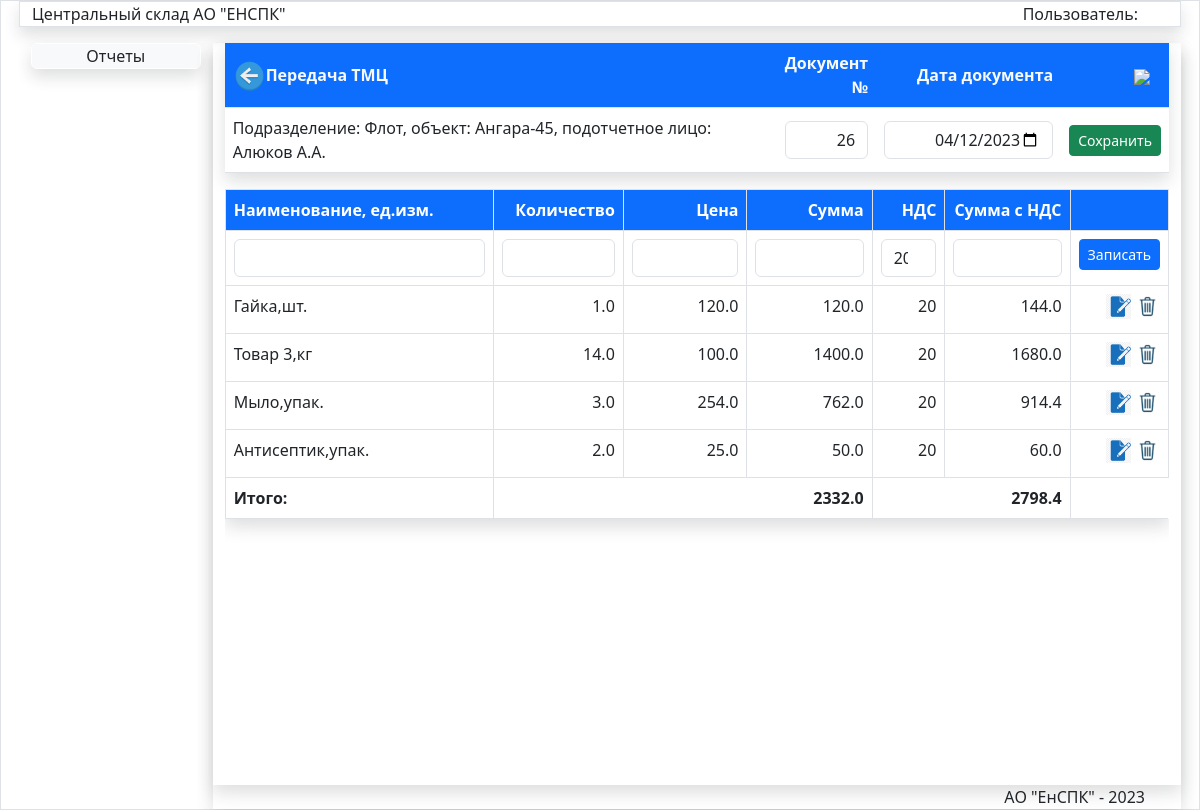
/AddStringMove/424, run on the app's committed database.
### store/models.py (models this page shows, shortened)
class Jurnal(models.Model):
    oper=models.IntegerField(verbose_name="Код операции")
    nomerdoc=models.CharField(max_length=50,verbose_name='Номер документа')
    datadoc=models.DateTimeField(verbose_name='Дата документа')
    postav=models.ForeignKey(Postav,verbose_name='Поставщик',on_delete=models.PROTECT)
    obct=models.ForeignKey(Obct,verbose_name='Объект',on_delete=models.PROTECT)
    podraz=models.ForeignKey(Podraz,verbose_name='Подразделение',on_delete=models.PROTECT)
    fio=models.ForeignKey(Fio,verbose_name='Подотчет',on_delete=models.PROTECT)
    spis=models.ForeignKey(Spis,blank=True,null=True,verbose_name='Причина списания',on_delete=models.PROTECT)
    summa=models.FloatField(verbose_name='Сумма',default=0)
    nds=models.IntegerField(verbose_name='НДС',default=20)
    summawithnds=models.FloatField(verbose_name='Сумма с НДС',default=0)
    updated_at = models.DateTimeField(auto_now=True, verbose_name='Создан')
    created_at = models.DateTimeField(auto_now_add=True, verbose_name='Обновлен')
    class Meta:
        verbose_name = 'Документ'
        verbose_name_plural = 'Документы'
        ordering = ['-datadoc', ]

class Podraz(models.Model):
    title = models.CharField(max_length=150, verbose_name='Название подразделения', unique=True)
    def __str__(self):
        return self.title
    class Meta:
        verbose_name = 'Подразделение'
        verbose_name_plural = 'Подразделения'
        ordering = ['title', ]

class Obct(models.Model):
    title = models.CharField(max_length=150, verbose_name='Объект',unique=True )
    podraz=models.ForeignKey(Podraz,verbose_name='Подразделение',on_delete=models.PROTECT)
    def __str__(self):
        return self.title
    class Meta:
        verbose_name = 'Объект'
        verbose_name_plural = 'Объекты'
        ordering = ['podraz','title', ]

class Fio(models.Model):
    title = models.CharField(max_length=150, verbose_name='Подотчетное лицо',unique=True )
    def __str__(self):
        return self.title
    class Meta:
        verbose_name = 'Подочтетное лицо'
        verbose_name_plural = 'Подотчетные лица'
        ordering = ['title', ]

class JurnalDoc(models.Model):
    oper=models.IntegerField(max_length=1,verbose_name='Операция')
    iddoc=models.ForeignKey(Jurnal,on_delete=models.PROTECT)
    title=models.ForeignKey(Nom,verbose_name='Наименование',on_delete=models.PROTECT)
    price=models.FloatField(verbose_name='Цена',default=0.0)
    kol = models.FloatField(verbose_name='Количество', default=0.0)
    podraz=models.ForeignKey(Podraz,on_delete=models.PROTECT,verbose_name='Подразделение')
    postav=models.ForeignKey(Postav,on_delete=models.PROTECT,verbose_name='Поставщик')
    obct=models.ForeignKey(Obct,on_delete=models.PROTECT,verbose_name='Объект')
    fio=models.ForeignKey(Fio,on_delete=models.PROTECT,verbose_name='Подотчетник')
    spis=models.ForeignKey(Spis,on_delete=models.PROTECT,null=True,blank=True,verbose_name='Причина списания')
    summa=models.FloatField(verbose_name='Сумма')
    nds=models.IntegerField(default=20,verbose_name='НДС')
    summawithnds=models.FloatField(verbose_name='Сумма с НДС')
    updated_at = models.DateTimeField(auto_now=True, verbose_name='Создан')
    created_at = models.DateTimeField(auto_now_add=True, verbose_name='Обновлен')
    uniqfield=models.CharField(max_length=250,verbose_name='Слаг')
    class Meta:
        verbose_name = 'Табличная часть'
        verbose_name_plural = 'Табличные части'
        ordering = ['-created_at', ]

class Nom(models.Model):
    title = models.CharField(max_length=150, verbose_name='Наименование', unique=True )
    izm=models.ForeignKey(Unit,verbose_name='Ед.изм.',on_delete=models.PROTECT)
    category = models.ForeignKey(Category, verbose_name='Категория', on_delete=models.PROTECT)
    srok=models.IntegerField(blank=True,default=0)
    updated_at = models.DateTimeField(auto_now=True, verbose_name='Создан')
    created_at = models.DateTimeField(auto_now_add=True, verbose_name='Обновлен')
    def __str__(self):
        return self.title
    class Meta:
        verbose_name = 'Номенклатура'
        verbose_name_plural = 'Номенклатура'
        ordering = ['title', ]

class Unit(models.Model):
    title = models.CharField(max_length=100,verbose_name='Наименование',unique=True)
    def __str__(self):
        return self.title
    class Meta:
        verbose_name='Единица измерения'
        verbose_name_plural='Единицы измерения'
        ordering=['title',]

### store/views.py (the view)
# urls.py: path('AddStringMove/<str:pk>',AddStringMove,name='AddStringMove'), #табличная часть новый документ перемещение
def AddStringMove(request,pk):
    uniqset = JurnalDoc.objects.values('title','title__title', 'price','title__izm__title').annotate(count=Sum('kol')).order_by('title', 'price')
    izm = Unit.objects.all()
    category = Category.objects.all()
    doc = Jurnal.objects.get(pk=pk)
    postav=Postav.objects.get(pk=doc.postav_id)
    item = JurnalDoc.objects.filter(iddoc=pk)
    postav_list=Postav.objects.all()
    nom = Nom.objects.all()
    sum = JurnalDoc.objects.filter(iddoc=pk).aggregate(Sum("summa"))
    sumnds = JurnalDoc.objects.filter(iddoc=pk).aggregate(Sum("summawithnds"))
    if item:
        summa1 = round(sum['summa__sum'], 2)
        summa2 = round(sumnds['summawithnds__sum'], 2)
    else:
        summa1 = 0.0
        summa2 = 0.0
    t = "Документ № " + doc.nomerdoc + " от " + doc.datadoc.strftime("%d.%m.%Y")
    return render(request, 'store/Doc/AddStringMove.html',
                  {'docmove': doc, 'nom': nom, 'title': t, 'pic_label': 'Перемещение', 'items': item, 's': summa1,
                   's2': summa2,'postav':postav,'postav_list':postav_list,'izm':izm,'category':category,'uniqset':uniqset})

### store/templatetags/store.py (called while the page is built)
@register.simple_tag
def abs_tag(text):
    return abs(text)

### store/templates/store/Doc/AddStringMove.html (shortened to what this page needs)
{% extends 'store/menu.html' %}
{% load static %}
{% block DataArea %}
{% load store %}
<div class="row">
<div class="col-md-12 mx-auto shadow">
<table class=" table shadow table-hover ">
<thead class="bg-primary text-light">
<tr>
    <form method="post" id="movedoc">
        <th  style="width:70%" class="  align-middle" >
        <img src="../static/images/back.png" width="33px" onclick="history.back();" class="d-print-none" style=" position:relative; float:left;">
            <div class="pt-1 pl-3 ">Передача ТМЦ</div> </th>
<th style="width:10%; " class=" text-end align-middle"> Документ № </th>
<th style="width:10%;" class=" text-end align-middle" >Дата документа</th>
        <th style="width:10%;" class="align-middle pl-4"><a href="{% url 'PrintMoveDoc' docmove.id %}"><img src="../static/images/print.png" style="width:30px;margin-left:65px;" ></a></th>
</thead>
    <tr>
    <td class="align-middle">Подразделение: {{docmove.podraz}}, объект: {{docmove.obct}}, подотчетное лицо: {{docmove.fio}} </td>
    <td class="align-middle text-end"><input type="text" id="nomermovedoc" class="form-control text-end" value="{{docmove.nomerdoc}}"></td>
    <td class="align-middle text-end"><input type="date" id="datamovedoc" class="form-control align-middle text-end" value="{{docmove.datadoc|date:'Y-m-d'}}"></td>
    <td class="align-middle text-end">
    <button type="submit" class="btn btn-sm btn-success " id="returnToJurnalMove">Сохранить</></td>
    </tr>
</table >
   <div class="scrolltable">
<table class=" table shadow table-hover table-bordered ">
    <thead class="bg-primary text-white">
  <th style="width:30%"  >Наименование, ед.изм.</th>
  <th style="width:14%" class="text-end" >Количество</th>
  <th style="width:14%" class="text-end" >Цена</th>
  <th style="width:14%" class="text-end" >Сумма</th>
  <th style="width:8%" class="text-end" >НДС</th>
  <th style="width:14%" class="text-end" >Сумма с НДС</th>
  <th style="width:14%" class="text-end" ></th>
   </thead>
    <tbody>
    <form id="move_string_form">
    <tr><td>
<select  id="id_move_rest" class="form-control  " required >
      <option value="" selected ></option>
            {% for item in uniqset %}
            <option value="{{item.title}}" class="text-start"  data-count={{item.count}}
            data-price={{item.price}}
            >{{item.title__title}},На складе {{item.count}} {{item.title__izm__title}}, Цена: {{item.price}} руб;
            </option>
            {% endfor %}
       </select>
        </td>
        <td><input type="number" id="idmovekol" class="form-control text-end" step="any" required min="0" ></td>
<td><input type="text" id="idmoveprice" class="form-control text-end"  readonly></td>
<td><input type="number" id="idmovesum" class="form-control text-end" step="any" required min="0" readonly></td>
<td><input type="number" id="idmovends" class="form-control text-end" step="any" required min="0" value="20"></td>
<td><input type="number" id="idmovetotal" class="form-control text-end" step="any" required min="0" readonly></td>
<th style="width:10%;" class="text-end">
    <button type="submit" class="btn btn-sm btn-primary" id ="savemovestring">Записать</></th>
    </tr></form>
{% for item in items %}
    <tr><td>{{item.title}},{{item.title.izm}}</td>
     <td class="text-end">{% abs_tag item.kol %}</td>
    <td class="text-end">{% abs_tag item.price %}</td>
    <td class="text-end">{% abs_tag item.summa %}</td>
    <td class="text-end " >{% abs_tag item.nds %}</td>
    <td class="text-end">{% abs_tag item.summawithnds %}</td>
      <td  class="text-end" colspan=2 ><input data-sid={{item.pk}} data-update={{item.pk}} class="btn-movestring-update " value="Update" type="image" src="../static/images/edit2.png" style="width:25px;" data-bs-toggle="modal" data-bs-target="#ModalMoveEdit">
<input data-sid={{item.pk}} data-del="#" class="btn-movestring-delete " value="Update" type="image" src="../static/images/del.png" style="width:25px;" > </td></tr>
    {% endfor %}
<tfoot id="idfoot"><td class="fw-bold">Итого:</td><td colspan="3" class="text-end fw-bold ">{% abs_tag s %}</td><td colspan="2>" class="text-end fw-bold">{% abs_tag s2 %}</td> </tfoot>
    </tbody>
</table>
{% endblock DataArea %}

### store/static/css/my.css (style rules this page uses)
a { text-decoration:none; }
.scrolltable { display:block; overflow-y: auto; height:74.5vh; }

### data on the page
Jurnal: podraz "Флот", obct "Ангара-45", fio "Алюков А.А.", nomerdoc "26", datadoc "04/12/2023"
JurnalDoc: title "Гайка", title.izm "шт.", kol "1.0", price "120.0", summa "120.0", nds "20", summawithnds "144.0"
JurnalDoc: title "Товар 3", title.izm "кг", kol "14.0", price "100.0", summa "1400.0", nds "20", summawithnds "1680.0"
JurnalDoc: title "Мыло", title.izm "упак.", kol "3.0", price "254.0", summa "762.0", nds "20", summawithnds "914.4"
JurnalDoc: title "Антисептик", title.izm "упак.", kol "2.0", price "25.0", summa "50.0", nds "20", summawithnds "60.0"
